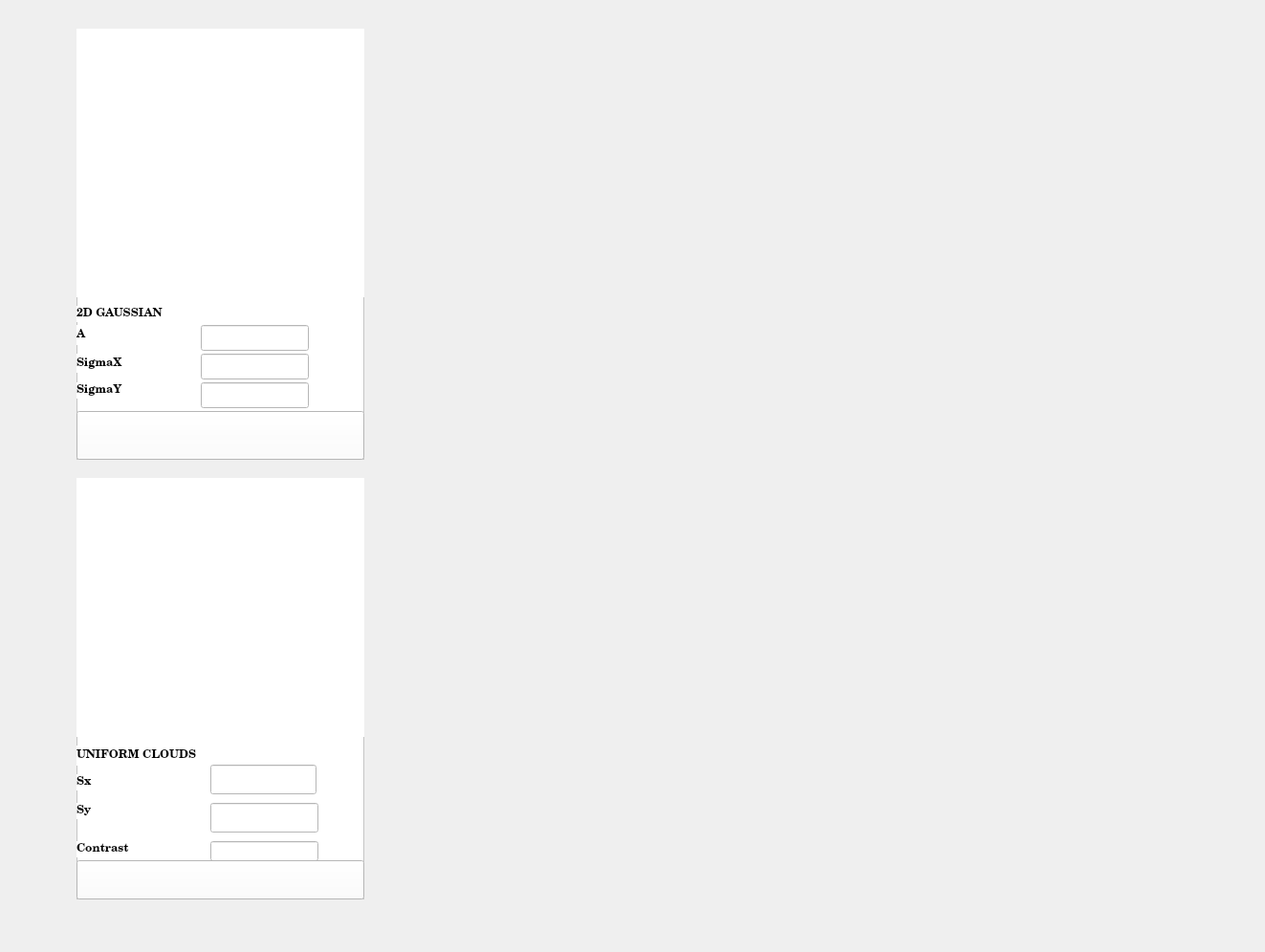
<?xml version="1.0" encoding="UTF-8"?>
<ui version="4.0">
 <class>MainWindow</class>
 <widget class="QMainWindow" name="MainWindow">
  <property name="geometry">
   <rect>
    <x>0</x>
    <y>0</y>
    <width>1323</width>
    <height>996</height>
   </rect>
  </property>
  <property name="minimumSize">
   <size>
    <width>120</width>
    <height>64</height>
   </size>
  </property>
  <property name="maximumSize">
   <size>
    <width>16777215</width>
    <height>16777215</height>
   </size>
  </property>
  <property name="windowTitle">
   <string>MainWindow</string>
  </property>
  <property name="layoutDirection">
   <enum>Qt::LeftToRight</enum>
  </property>
  <property name="styleSheet">
   <string notr="true">background-image:url(:/home/sindhu/PycharmProjects/sindhu/neural_network/NEUROCAD_GUI/images/index.jpg)</string>
  </property>
  <widget class="QWidget" name="centralwidget">
   <widget class="QFrame" name="gaussian_frame">
    <property name="geometry">
     <rect>
      <x>80</x>
      <y>30</y>
      <width>301</width>
      <height>451</height>
     </rect>
    </property>
    <property name="styleSheet">
     <string notr="true">background-image:url(:/home/sindhu/PycharmProjects/sindhu/neural_network/NEUROCAD_GUI/images/grey_image.png);background-color:rgb(255, 255, 255)</string>
    </property>
    <property name="frameShape">
     <enum>QFrame::StyledPanel</enum>
    </property>
    <property name="frameShadow">
     <enum>QFrame::Raised</enum>
    </property>
    <widget class="QPushButton" name="guassian">
     <property name="geometry">
      <rect>
       <x>0</x>
       <y>400</y>
       <width>301</width>
       <height>51</height>
      </rect>
     </property>
     <property name="styleSheet">
      <string notr="true">background-image:url(:/home/sindhu/PycharmProjects/sindhu/neural_network/NEUROCAD_GUI/images/gaussian_formula.jpg)</string>
     </property>
     <property name="text">
      <string/>
     </property>
    </widget>
    <widget class="QLabel" name="gaussian_label">
     <property name="geometry">
      <rect>
       <x>0</x>
       <y>290</y>
       <width>121</width>
       <height>17</height>
      </rect>
     </property>
     <property name="font">
      <font>
       <family>Century Schoolbook L</family>
       <weight>75</weight>
       <bold>true</bold>
      </font>
     </property>
     <property name="styleSheet">
      <string notr="true">background-color:rgb(255, 255, 255)
</string>
     </property>
     <property name="frameShadow">
      <enum>QFrame::Plain</enum>
     </property>
     <property name="text">
      <string>2D GAUSSIAN</string>
     </property>
     <property name="textFormat">
      <enum>Qt::AutoText</enum>
     </property>
    </widget>
    <widget class="QLabel" name="A">
     <property name="geometry">
      <rect>
       <x>0</x>
       <y>310</y>
       <width>91</width>
       <height>21</height>
      </rect>
     </property>
     <property name="font">
      <font>
       <family>Century Schoolbook L</family>
       <weight>75</weight>
       <bold>true</bold>
      </font>
     </property>
     <property name="styleSheet">
      <string notr="true">background-color:rgb(255, 255, 255)</string>
     </property>
     <property name="text">
      <string>A</string>
     </property>
    </widget>
    <widget class="QLabel" name="sigmax">
     <property name="geometry">
      <rect>
       <x>0</x>
       <y>340</y>
       <width>81</width>
       <height>20</height>
      </rect>
     </property>
     <property name="font">
      <font>
       <family>Century Schoolbook L</family>
       <weight>75</weight>
       <bold>true</bold>
      </font>
     </property>
     <property name="styleSheet">
      <string notr="true">background-color:rgb(255, 255, 255)</string>
     </property>
     <property name="text">
      <string>SigmaX</string>
     </property>
    </widget>
    <widget class="QLabel" name="sigmay">
     <property name="geometry">
      <rect>
       <x>0</x>
       <y>370</y>
       <width>81</width>
       <height>17</height>
      </rect>
     </property>
     <property name="font">
      <font>
       <family>Century Schoolbook L</family>
       <weight>75</weight>
       <bold>true</bold>
      </font>
     </property>
     <property name="styleSheet">
      <string notr="true">background-color:rgb(255, 255, 255)</string>
     </property>
     <property name="text">
      <string>SigmaY</string>
     </property>
    </widget>
    <widget class="QLineEdit" name="y">
     <property name="geometry">
      <rect>
       <x>130</x>
       <y>370</y>
       <width>113</width>
       <height>27</height>
      </rect>
     </property>
    </widget>
    <widget class="QLineEdit" name="x">
     <property name="geometry">
      <rect>
       <x>130</x>
       <y>340</y>
       <width>113</width>
       <height>27</height>
      </rect>
     </property>
    </widget>
    <widget class="QLineEdit" name="A_value">
     <property name="geometry">
      <rect>
       <x>130</x>
       <y>310</y>
       <width>113</width>
       <height>27</height>
      </rect>
     </property>
    </widget>
    <widget class="gaussianWidget" name="gaussianWidget" native="true">
     <property name="geometry">
      <rect>
       <x>0</x>
       <y>0</y>
       <width>301</width>
       <height>281</height>
      </rect>
     </property>
     <property name="mouseTracking">
      <bool>true</bool>
     </property>
     <property name="styleSheet">
      <string notr="true"/>
     </property>
    </widget>
   </widget>
   <widget class="QFrame" name="uniform_frame">
    <property name="geometry">
     <rect>
      <x>80</x>
      <y>500</y>
      <width>301</width>
      <height>441</height>
     </rect>
    </property>
    <property name="styleSheet">
     <string notr="true">background-image:url(:/home/sindhu/PycharmProjects/sindhu/neural_network/NEUROCAD_GUI/images/grey_image.png);background-color:rgb(255,255,255)</string>
    </property>
    <property name="frameShape">
     <enum>QFrame::StyledPanel</enum>
    </property>
    <property name="frameShadow">
     <enum>QFrame::Raised</enum>
    </property>
    <widget class="QPushButton" name="uniform_noise_formula">
     <property name="geometry">
      <rect>
       <x>0</x>
       <y>400</y>
       <width>301</width>
       <height>41</height>
      </rect>
     </property>
     <property name="styleSheet">
      <string notr="true">background-image:url(:/home/sindhu/PycharmProjects/sindhu/neural_network/NEUROCAD_GUI/images/uniform_noise_formula.jpg)</string>
     </property>
     <property name="text">
      <string/>
     </property>
    </widget>
    <widget class="uniformCloudWidget" name="uniformCloudWidget" native="true">
     <property name="geometry">
      <rect>
       <x>0</x>
       <y>0</y>
       <width>301</width>
       <height>271</height>
      </rect>
     </property>
    </widget>
    <widget class="QLabel" name="uniform_clouds_label">
     <property name="geometry">
      <rect>
       <x>0</x>
       <y>280</y>
       <width>161</width>
       <height>21</height>
      </rect>
     </property>
     <property name="font">
      <font>
       <family>Century Schoolbook L</family>
       <weight>75</weight>
       <bold>true</bold>
      </font>
     </property>
     <property name="styleSheet">
      <string notr="true">background-color:rgb(255, 255, 255)</string>
     </property>
     <property name="text">
      <string>UNIFORM CLOUDS</string>
     </property>
    </widget>
    <widget class="QLabel" name="Sx">
     <property name="geometry">
      <rect>
       <x>0</x>
       <y>310</y>
       <width>91</width>
       <height>17</height>
      </rect>
     </property>
     <property name="font">
      <font>
       <family>Century Schoolbook L</family>
       <weight>75</weight>
       <bold>true</bold>
      </font>
     </property>
     <property name="styleSheet">
      <string notr="true">background-color:rgb(255, 255, 255)</string>
     </property>
     <property name="text">
      <string>Sx</string>
     </property>
    </widget>
    <widget class="QLabel" name="Sy">
     <property name="geometry">
      <rect>
       <x>0</x>
       <y>340</y>
       <width>91</width>
       <height>17</height>
      </rect>
     </property>
     <property name="font">
      <font>
       <family>Century Schoolbook L</family>
       <weight>75</weight>
       <bold>true</bold>
      </font>
     </property>
     <property name="styleSheet">
      <string notr="true">background-color:rgb(255, 255, 255)</string>
     </property>
     <property name="text">
      <string>Sy</string>
     </property>
    </widget>
    <widget class="QLabel" name="Contrast">
     <property name="geometry">
      <rect>
       <x>0</x>
       <y>380</y>
       <width>91</width>
       <height>17</height>
      </rect>
     </property>
     <property name="font">
      <font>
       <family>Century Schoolbook L</family>
       <weight>75</weight>
       <bold>true</bold>
      </font>
     </property>
     <property name="styleSheet">
      <string notr="true">background-color:rgb(255, 255, 255)</string>
     </property>
     <property name="text">
      <string>Contrast</string>
     </property>
    </widget>
    <widget class="QLineEdit" name="x_2">
     <property name="geometry">
      <rect>
       <x>140</x>
       <y>300</y>
       <width>111</width>
       <height>31</height>
      </rect>
     </property>
    </widget>
    <widget class="QLineEdit" name="y_2">
     <property name="geometry">
      <rect>
       <x>140</x>
       <y>340</y>
       <width>113</width>
       <height>31</height>
      </rect>
     </property>
    </widget>
    <widget class="QLineEdit" name="c">
     <property name="geometry">
      <rect>
       <x>140</x>
       <y>380</y>
       <width>113</width>
       <height>21</height>
      </rect>
     </property>
    </widget>
   </widget>
  </widget>
 </widget>
 <customwidgets>
  <customwidget>
   <class>gaussianWidget</class>
   <extends>QWidget</extends>
   <header>gaussianwidget.h</header>
   <container>1</container>
   <slots>
    <signal>clicked()</signal>
    <slot>update_graph()</slot>
   </slots>
  </customwidget>
  <customwidget>
   <class>uniformCloudWidget</class>
   <extends>QWidget</extends>
   <header>uniformcloudwidget.h</header>
   <container>1</container>
  </customwidget>
 </customwidgets>
 <tabstops>
  <tabstop>y</tabstop>
  <tabstop>A_value</tabstop>
  <tabstop>x</tabstop>
  <tabstop>guassian</tabstop>
 </tabstops>
 <resources>
  <include location="gaussian_formula.qrc"/>
  <include location="white_image.qrc"/>
  <include location="image.qrc"/>
  <include location="uniform_noise_formula.qrc"/>
  <include location="gaussian.qrc"/>
 </resources>
 <connections>
  <connection>
   <sender>guassian</sender>
   <signal>clicked()</signal>
   <receiver>gaussianWidget</receiver>
   <slot>update_graph()</slot>
   <hints>
    <hint type="sourcelabel">
     <x>245</x>
     <y>452</y>
    </hint>
    <hint type="destinationlabel">
     <x>269</x>
     <y>250</y>
    </hint>
   </hints>
  </connection>
 </connections>
</ui>
